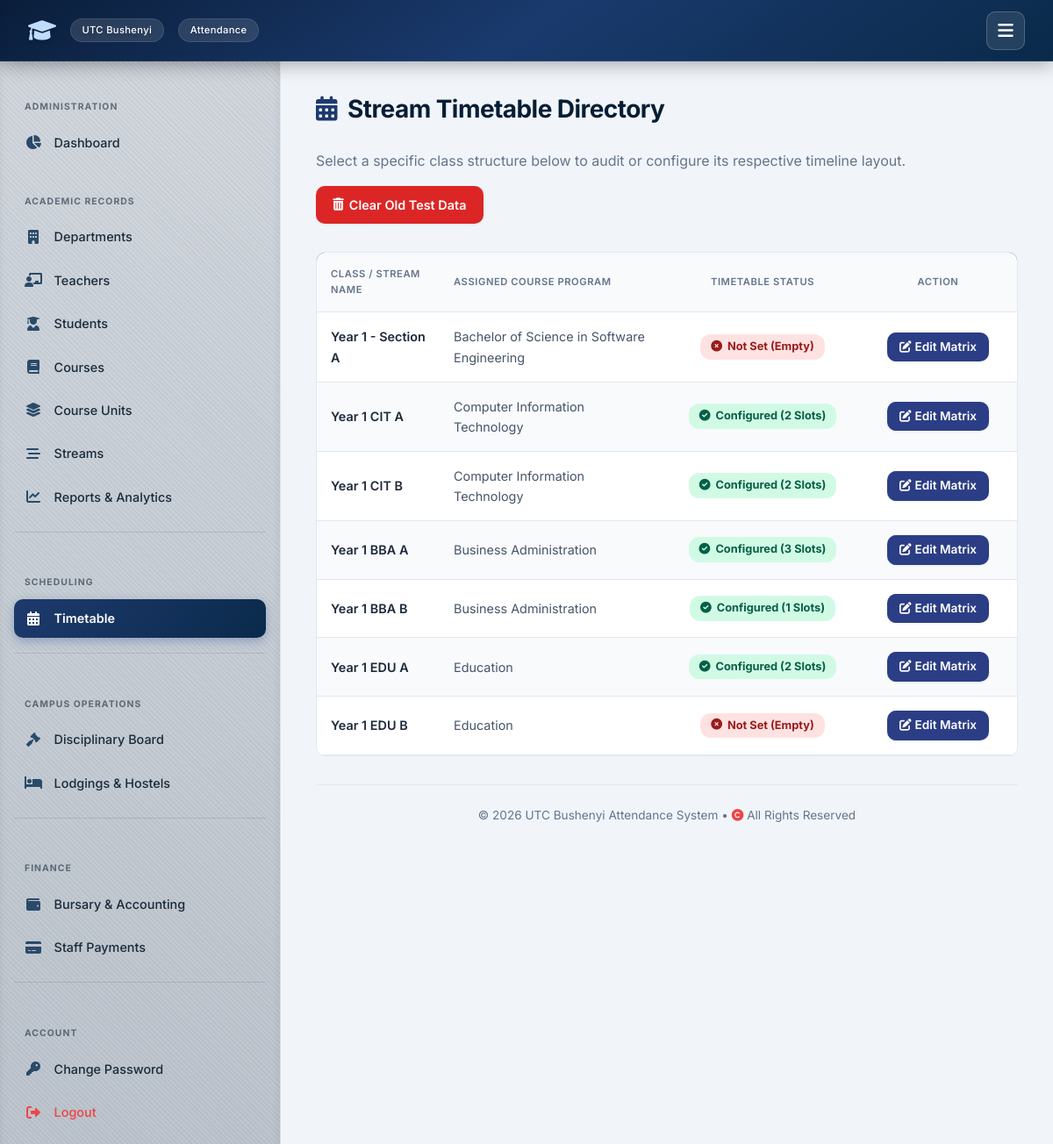
Page /timetable/manage/ (signed in) on the committed database.
### attendance/models.py (models this page shows, shortened)
class Stream(models.Model):
    name = models.CharField(max_length=100)
    course = models.ForeignKey(Course, on_delete=models.CASCADE, related_name='streams')

class Course(models.Model):
    code = models.CharField(max_length=20, primary_key=True)
    name = models.CharField(max_length=255)
    department = models.ForeignKey(Department, on_delete=models.SET_NULL, null=True, blank=True, related_name='courses')

### attendance/views_admin.py (the view)
# urls.py: path('timetable/manage/', views_admin.manage_timetable, name='manage_timetable'),
@login_required
def manage_timetable(request):
    if request.user.role != User.IS_ADMIN:
        return HttpResponse("Unauthorized", status=403)
    batch = TimetableBatch.objects.filter(is_active=True, is_revoked=False).order_by('-uploaded_at').first()
    if request.GET.get('action') == 'clear_all' and batch:
        TimetableEntry.objects.filter(batch=batch).delete()
        messages.success(request, "All old timetable entries have been cleared. You now have a clean slate.")
        return redirect('attendance:manage_timetable')
    streams = Stream.objects.select_related('course').all()
    streams_list = []
    for stream in streams:
        entry_count = 0
        if batch:
            entry_count = TimetableEntry.objects.filter(batch=batch, stream=stream).count()
        streams_list.append({
            'id': stream.id,
            'name': stream.name,
            'course_name': stream.course.name if stream.course else "No Course Assigned",
            'has_timetable': entry_count > 0,  # True only if entries exist specifically for this class
            'entry_count': entry_count
        })
    return render(request, 'attendance/manage_timetable_list.html', {
        'streams_list': streams_list,
        'batch': batch
    })

### templates/attendance/manage_timetable_list.html (shortened to what this page needs)
{% extends 'attendance/base.html' %}
{% block content %}
<div style="margin-bottom: 2rem; display: flex; justify-content: space-between; align-items: center; flex-wrap: wrap; gap: 1rem;">
    <div>
        <h2><i class="fas fa-calendar-alt"></i> Stream Timetable Directory</h2>
        <p style="color: var(--text-muted); margin: 0;">Select a specific class structure below to audit or configure its respective timeline layout.</p>
    </div>
    {% if streams_list %}
    <div>
        <a href="{% url 'attendance:manage_timetable' %}?action=clear_all"
           onclick="return confirm('Are you sure you want to completely clear all existing timetable entries across ALL classes to start fresh? This cannot be undone.');"
           class="btn"
           style="background: #dc2626; border-radius: var(--radius-sm); text-decoration: none; font-size: 0.9rem; padding: 0.6rem 1.2rem; display: inline-flex; align-items: center; gap: 6px;">
            <i class="fas fa-trash-alt"></i> Clear Old Test Data
        </a>
    </div>
    {% endif %}
</div>
<div style="background: #ffffff; border: 1px solid var(--border); border-radius: var(--radius-sm); overflow: hidden;">
    <table style="width: 100%; border-collapse: collapse; font-size: 0.9rem; text-align: left;">
        <thead>
            <tr style="background: #2b3e85; color: white;">
                <th style="padding: 1rem;">Class / Stream Name</th>
                <th style="padding: 1rem;">Assigned Course Program</th>
                <th style="padding: 1rem; text-align: center; width: 220px;">Timetable Status</th>
                <th style="padding: 1rem; text-align: center; width: 180px;">Action</th>
            </tr>
        </thead>
        <tbody>
            {% for item in streams_list %}
            <tr style="border-bottom: 1px solid var(--border); background: {% cycle '#ffffff' '#f8fafc' %};">
                <td style="padding: 1rem; font-weight: 600; color: #1e293b;">{{ item.name }}</td>
                <td style="padding: 1rem; color: #475569;">{{ item.course_name }}</td>
                <td style="padding: 1rem; text-align: center;">
                    {% if item.has_timetable %}
                        <span style="background: #d1fae5; color: #065f46; padding: 4px 12px; border-radius: 12px; font-weight: bold; font-size: 0.8rem; display: inline-flex; align-items: center; gap: 6px;">
                            <i class="fas fa-check-circle"></i> Configured ({{ item.entry_count }} Slots)
                        </span>
                    {% else %}
                        <span style="background: #fee2e2; color: #991b1b; padding: 4px 12px; border-radius: 12px; font-weight: bold; font-size: 0.8rem; display: inline-flex; align-items: center; gap: 6px;">
                            <i class="fas fa-times-circle"></i> Not Set (Empty)
                        </span>
                    {% endif %}
                </td>
                <td style="padding: 1rem; text-align: center;">
                    <a href="{% url 'attendance:upload_timetable' item.id %}" class="btn" style="background: #2b3e85; padding: 6px 14px; font-size: 0.85rem; border-radius: var(--radius-sm); text-decoration: none; color: white; display: inline-flex; align-items: center; gap: 4px;">
                        <i class="fas fa-edit"></i> Edit Matrix
                    </a>
                </td>
            </tr>
            {% empty %}
            <tr>
                <td colspan="4" style="padding: 2rem; text-align: center; color: var(--text-muted);">No academic stream records located within the system scope variables.</td>
            </tr>
            {% endfor %}
        </tbody>
    </table>
</div>
{% endblock %}

### static/style.css (style rules this page uses)
:root { --primary: #0f3b3e; --primary-dark: #0c4e6d ; --primary-light: #e6f4f1; --secondary: #2c6e6b; --accent: #3b82f6; --success: #10b981; --success-light: #d1fae5; --danger: #ef4444; --danger-light: #fee2e2; --warning: #f59e0b; --warning-light: #fef3c7; --info: #3b82f6; --info-light: #dbeafe; --bg-main: #f1f5f9; --surface: #ffffff; --surface-hover: #f8fafc; --text-main: #0f172a; --text-muted: #64748b; --border: #e2e8f0; --shadow-sm: 0 1px 3px rgba(0,0,0,0.06); --shadow: 0 4px 12px rgba(0,0,0,0.08); --shadow-lg: 0 10px 30px rgba(0,0,0,0.12); --radius: 16px; --radius-sm: 10px; --transition: all 0.25s cubic-bezier(0.4, 0, 0.2, 1); --font: 'Inter', -apple-system, BlinkMacSystemFont, 'Segoe UI', Roboto, Helvetica, Arial, sans-serif; --nav-height: 70px; --sidebar-width: 320px; }
* { box-sizing: border-box; margin: 0; padding: 0; }
body { font-family: var(--font); background: var(--bg-main); color: var(--text-main); line-height: 1.6; min-height: 100vh; display: flex; flex-direction: column; }
a { text-decoration: none; color: inherit; }
h2 { font-size: 1.75rem; font-weight: 700; color: var(--primary-dark); margin-bottom: 1.5rem; letter-spacing: -0.02em; display: flex; align-items: center; gap: 0.75rem; }
h2 i { color: var(--secondary); }
table { width: 100%; border-collapse: collapse; font-size: 0.95rem; }
th, td { padding: 0.9rem 1.2rem; text-align: left; border-bottom: 1px solid var(--border); }
th { background: #f8fafc; font-weight: 600; color: var(--text-muted); text-transform: uppercase; font-size: 0.7rem; letter-spacing: 0.05em; }
tr:last-child td { border-bottom: none; }
tbody tr { transition: var(--transition); }
.btn { display: inline-flex; align-items: center; justify-content: center; gap: 0.5rem; background: linear-gradient(135deg, var(--secondary), var(--primary)); color: #fff; padding: 0.75rem 1.8rem; border: none; border-radius: 50px; font-weight: 600; font-size: 0.95rem; cursor: pointer; transition: var(--transition); box-shadow: var(--shadow-sm); text-decoration: none; }

### templates/attendance/base.html (style rules this page uses)
:root { --primary: #0a2a4a; --primary-dark: #061e35; --primary-light: #e6eff9; --secondary: #1e3a6e; --accent: #3b82f6; --success: #3b82f6; --success-light: #dbeafe; --danger: #ef4444; --danger-light: #fee2e2; --warning: #f59e0b; --warning-light: #fef3c7; --info: #3b82f6; --info-light: #dbeafe; --bg-main: #f1f5f9; --surface: #ffffff; --surface-hover: #f8fafc; --text-main: #1e293b; --text-muted: #64748b; --border: #e2e8f0; --shadow-sm: 0 1px 3px rgba(0,0,0,0.06); --shadow: 0 4px 12px rgba(0,0,0,0.08); --shadow-lg: 0 10px 30px rgba(0,0,0,0.12); --radius: 16px; --radius-sm: 10px; --transition: all 0.25s cubic-bezier(0.4, 0, 0.2, 1); --font: 'Inter', -apple-system, BlinkMacSystemFont, 'Segoe UI', Roboto, Helvetica, Arial, sans-serif; --nav-height: 70px; --sidebar-width: 320px; }
* { box-sizing: border-box; margin: 0; padding: 0; }
body { font-family: var(--font); background: var(--bg-main); color: var(--text-main); line-height: 1.6; min-height: 100vh; display: flex; flex-direction: column; }
a { text-decoration: none; color: inherit; }
h2 { font-size: 1.75rem; font-weight: 700; color: var(--primary-dark); margin-bottom: 1.5rem; letter-spacing: -0.02em; display: flex; align-items: center; gap: 0.75rem; }
h2 i { color: var(--secondary); }
table { width: 100%; border-collapse: collapse; font-size: 0.95rem; }
th, td { padding: 0.9rem 1.2rem; text-align: left; border-bottom: 1px solid var(--border); }
th { background: #f8fafc; font-weight: 600; color: var(--text-muted); text-transform: uppercase; font-size: 0.7rem; letter-spacing: 0.05em; }
.btn { display: inline-flex; align-items: center; justify-content: center; gap: 0.5rem; background: linear-gradient(135deg, var(--secondary), var(--primary)); color: #fff; padding: 0.75rem 1.8rem; border: none; border-radius: 50px; font-weight: 600; font-size: 0.95rem; cursor: pointer; transition: var(--transition); box-shadow: var(--shadow-sm); text-decoration: none; }

### rows in the picture
Stream: name "Year 1 - Section A"
Course: course_name "Bachelor of Science in Software Engineering"
Stream: name "Year 1 CIT A"
Course: course_name "Computer Information Technology" "Computer Information Technology"
Stream: name "Year 1 CIT B"
Stream: name "Year 1 BBA A"
Course: course_name "Business Administration" "Business Administration"
Stream: name "Year 1 BBA B"
Stream: name "Year 1 EDU A"
Course: course_name "Education" "Education"
Stream: name "Year 1 EDU B"

### other values in the picture
{{ item.entry_count }} "2" "2" "3" "1" "2"
